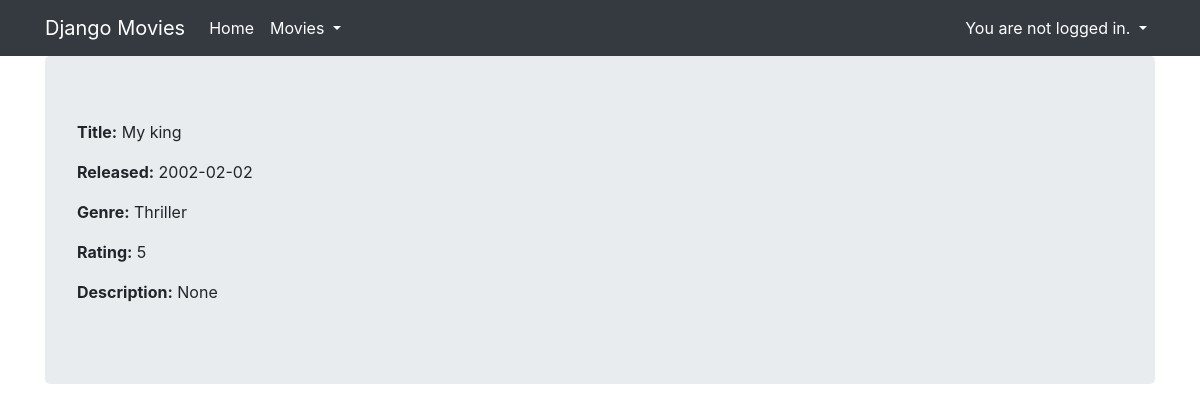
Page /core/movie/detail/3 on the committed database.
### core/models.py (models this page shows, shortened)
class Movie(models.Model):
    title=models.CharField(max_length=100)
    rating = models.IntegerField(null=True, validators=[MaxValueValidator(10),MinValueValidator(1)]
    )
    released = models.DateField(null=True)
    description = models.TextField(null=True,blank=True)
    created = models.DateTimeField(auto_now_add=True,null=True)
    genre=models.ForeignKey(Genre,null=True,on_delete=models.SET_NULL)
    director=models.ForeignKey(Director,null=True,on_delete=models.SET_NULL)
    countries=models.ManyToManyField(Country,related_name='movie')
    class Meta:
        unique_together=("title","released","director")

class Genre(models.Model):
    name=models.CharField(max_length=20,unique=True)
    age_limit=models.IntegerField(blank=True, null=True,choices=age_chs)
    def __str__(self):
        return self.name

### core/views.py (the view)
# urls.py: path('movie/detail/<pk>',MovieDetailView.as_view(),name='movie_detail'),
class MovieDetailView(DetailView):
    template_name = 'movie_detail.html'
    model=Movie

### core/templatetags/movie_extras.py (called while the page is built)
@register.filter
def attr_as_p(obj, attrname):
    label=escape(attrname.capitalize())
    value=escape(getattr(obj, attrname))
    return SafeString(f'<p><strong>{label}:</strong> {value}</p>')

### core/templates/movie_detail.html
{% extends "base.html" %}
{% load movie_extras %}
{% block content %}
  {{ movie|attr_as_p:'title'}}
  {{ movie|attr_as_p:'released'}}
  {{ movie|attr_as_p:'genre'}}
  {{ movie|attr_as_p:'rating'}}
  {{ movie|attr_as_p:'description'}}
{% endblock %}

### rows in the picture
Movie: title "Title: My king", released "Released: 2002-02-02", genre.name "Genre: Thriller", rating "Rating: 5", description "Description: None"
